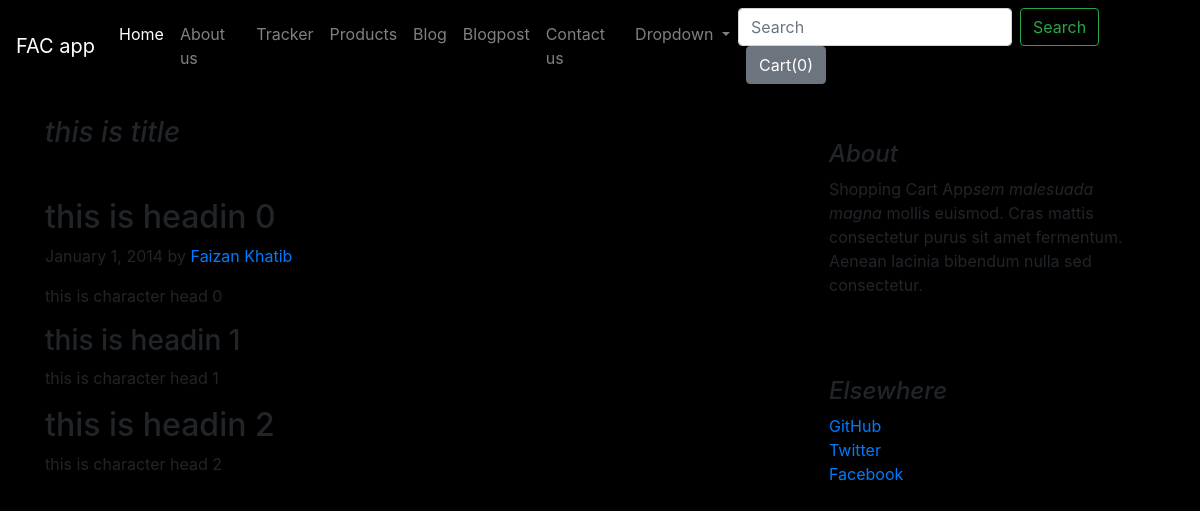
Page /blog/blogpost/1/ on the committed database.
### blog/models.py (models this page shows)
class Blogpost(models.Model):
    post_id = models.AutoField(primary_key=True)
    title = models.CharField(max_length=50)
    head0 = models.CharField(max_length=500, default="")
    chead0 = models.CharField(max_length=5000, default="")
    head1 = models.CharField(max_length=500, default="")
    chead1 = models.CharField(max_length=5000, default="")
    head2 = models.CharField(max_length=500, default="")
    chead2 = models.CharField(max_length=5000, default="")
    thumbnail = models.ImageField(upload_to="shop/images", default="")
    publish_date = models.DateField()
    def __str__(self):
        return self.title

### blog/views.py (the view)
# urls.py: path("blogpost/<int:id>/", views.blogpost, name="blogpost"),
def blogpost(request, id):  #use id after request
    post = Blogpost.objects.filter(post_id = id)[0]
    print(post)
    return render(request,"blog/blogpost.html",{"post":post})

### blog/templates/blog/blogpost.html (shortened to what this page needs)
{% extends 'blog/basic.html' %}
{% block body %}
<div class="container mt-4">
    <div class="row">
        <div class="col-md-8 blog-main">
            <h3 class="pb-4 mb-4 font-italic ">
                {{post.title}}
            </h3>
            <div class="blog-post">
                <h2 class="blog-post-title">{{post.head0}}</h2>
                <p class="blog-post-meta">January 1, 2014 by <a href="#">Faizan Khatib</a></p>
                <p>{{post.chead0}}</p>
                <h3>{{post.head1}}</h3>
                <p>{{post.chead1}}</p>
                <h2>{{post.head2}}</h2>
                <p>{{post.chead2}}</p>
            </div>
            </div>
        <aside class="col-md-4 blog-sidebar">
            <div class="p-4 mb-3  rounded">
                <h4 class="font-italic">About</h4>
                <p class="mb-0">Shopping Cart App<em>sem malesuada magna</em> mollis euismod. Cras mattis consectetur purus
                    sit amet fermentum. Aenean lacinia bibendum nulla sed consectetur.</p>
            </div>
            <div class="p-4">
                <h4 class="font-italic">Elsewhere</h4>
                <ol class="list-unstyled">
                    <li><a href="#">GitHub</a></li>
                    <li><a href="#">Twitter</a></li>
                    <li><a href="#">Facebook</a></li>
                </ol>
            </div>
        </aside>
    </div>
</div>
{% endblock  %}

### rows in the picture
Blogpost: title "this is title", head0 "this is headin 0", chead0 "this is character head 0", head1 "this is headin 1", chead1 "this is character head 1", head2 "this is headin 2", chead2 "this is character head 2"
